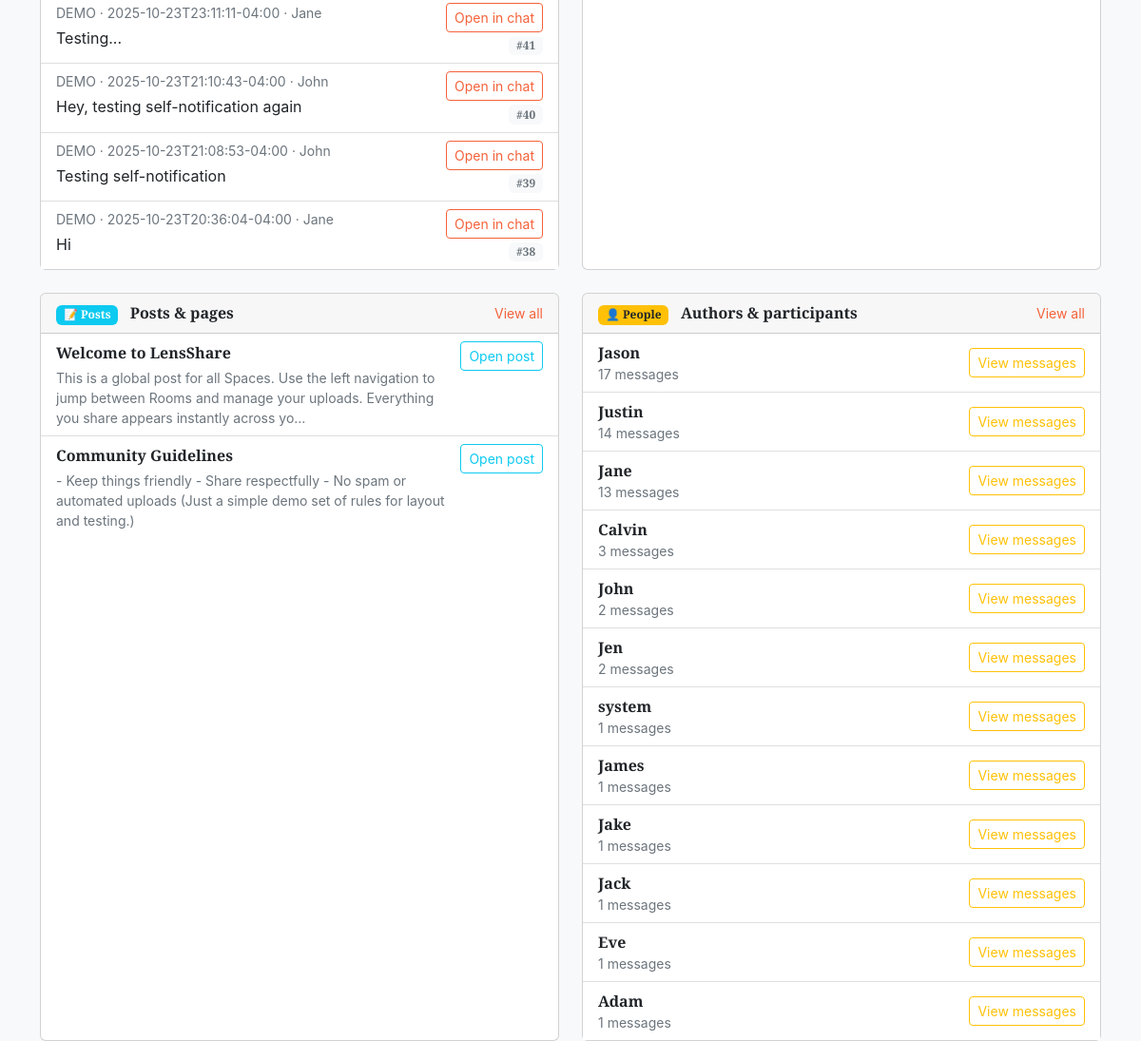
The page /search.php (middle part) on the database as committed earlier.
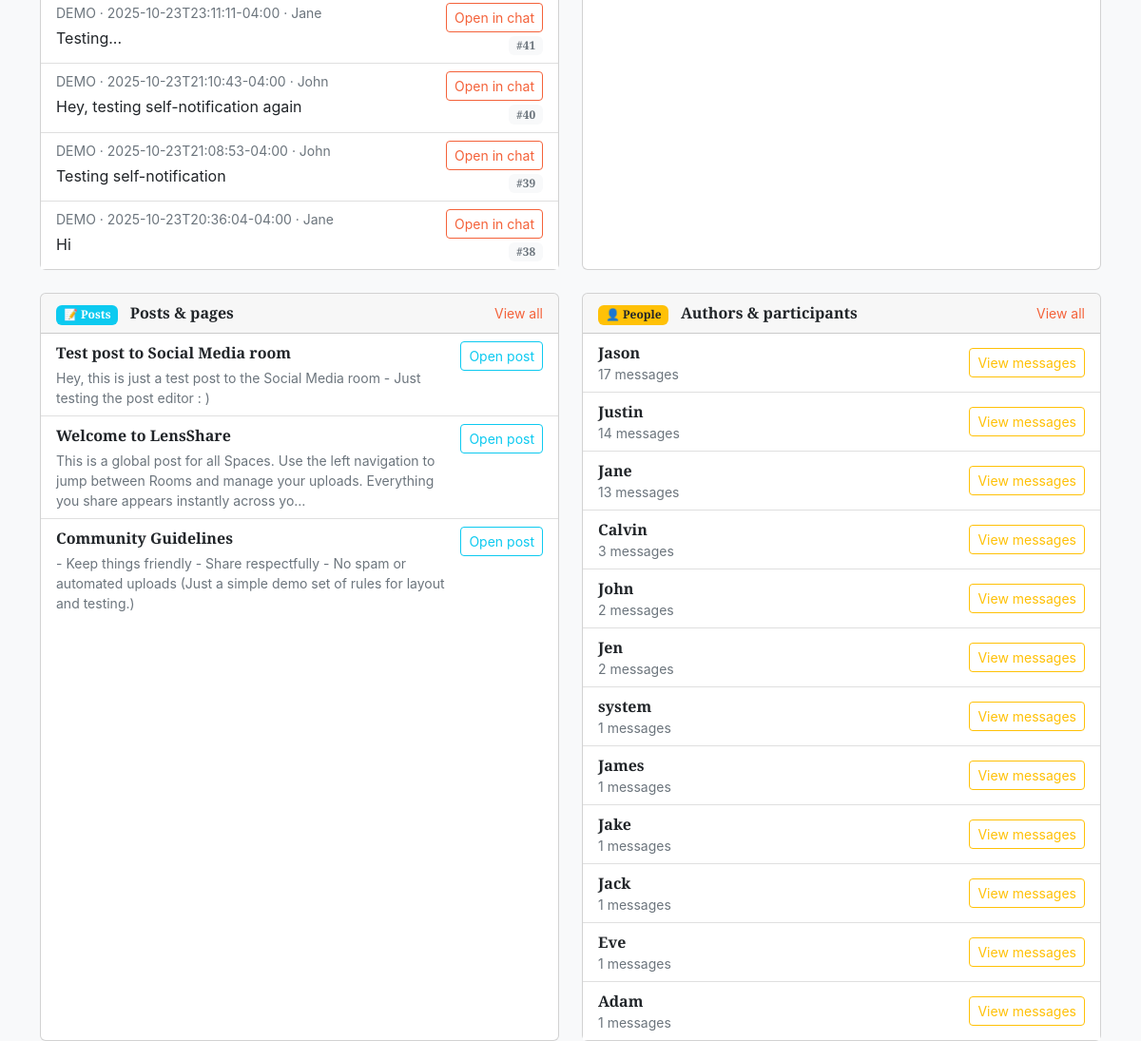
The same page on the database as committed later.
### tables this page shows
CREATE TABLE messages (
       id INTEGER PRIMARY KEY AUTOINCREMENT,
       room_id INTEGER NOT NULL,
       user TEXT NOT NULL,
       body TEXT NOT NULL,
       created_at TEXT NOT NULL, is_deleted INTEGER NOT NULL DEFAULT 0,
       FOREIGN KEY(room_id) REFERENCES rooms(id) ON DELETE CASCADE
     );

CREATE TABLE rooms (
       id INTEGER PRIMARY KEY AUTOINCREMENT,
       slug TEXT UNIQUE NOT NULL,
       name TEXT NOT NULL,
       created_at TEXT NOT NULL
     , is_active INTEGER NOT NULL DEFAULT 1);

CREATE TABLE posts (
       id INTEGER PRIMARY KEY AUTOINCREMENT,
       room_id INTEGER NOT NULL,
       title TEXT NOT NULL,
       body TEXT NOT NULL,
       created_at TEXT NOT NULL, is_archived INTEGER NOT NULL DEFAULT 0,
       FOREIGN KEY(room_id) REFERENCES rooms(id) ON DELETE CASCADE
     );

### search.php (the view, shortened to what the changed rows need)
<?php
$debug = true;
try {
    $db = new PDO('sqlite:' . env_db_path());
    $db->setAttribute(PDO::ATTR_ERRMODE, PDO::ERRMODE_EXCEPTION);
} catch (Throwable $e) {
    $db = null;
}
$q    = trim($_GET['q'] ?? '');
$type = $_GET['type'] ?? 'all';
$limitParam    = $_GET['limit'] ?? '';
$defaultLimit  = 20;
$limitAll      = false;
$limit         = $defaultLimit;
if ($limitParam === '') {
    $limitAll = false;
    $limit    = $defaultLimit;
} elseif ($limitParam === 'all') {
    $limitAll = true;
} else {
    $limitAll = false;
    $limit    = (int)$limitParam;
    if ($limit < 1)   { $limit = 1; }
    if ($limit > 1000){ $limit = 1000; }
}
$limitClause = $limitAll ? '' : (' LIMIT ' . $limit);
$messageResults = [];
$postResults    = [];
$peopleResults  = [];
if ($db) {
    try {
        $like = '%' . $q . '%';
        if ($type === 'all' || $type === 'messages') {
            $sql = "
                SELECT m.id,
                       m.body,
                       m.created_at,
                       m.user,
                       r.slug AS room_slug,
                       r.name AS room_name
                FROM messages m
                JOIN rooms r ON r.id = m.room_id
                WHERE m.body LIKE :q
                   OR m.user LIKE :q
                ORDER BY m.created_at DESC
                $limitClause
            ";
            $stmt = $db->prepare($sql);
            $stmt->execute([':q' => $like]);
            $messageResults = $stmt->fetchAll(PDO::FETCH_ASSOC) ?: [];
        }
        if ($type === 'all' || $type === 'posts') {
            $sql = "
                SELECT p.id,
                       p.title,
                       SUBSTR(p.body, 1, 200) AS snippet,
                       p.room_id,
                       COALESCE(r.slug, 'main') AS room_slug
                FROM posts p
                LEFT JOIN rooms r ON r.id = p.room_id
                WHERE p.title LIKE :q
                   OR p.body LIKE :q
                ORDER BY p.id DESC
                $limitClause
            ";
            $stmt = $db->prepare($sql);
            $stmt->execute([':q' => $like]);
            $postResults = $stmt->fetchAll(PDO::FETCH_ASSOC) ?: [];
        }
        if ($type === 'all' || $type === 'people') {
            $sql = "
                SELECT user,
                       COUNT(*) AS message_count
                FROM messages
                WHERE user LIKE :q
                GROUP BY user
                ORDER BY message_count DESC
                $limitClause
            ";
            $stmt = $db->prepare($sql);
            $stmt->execute([':q' => $like]);
            $peopleResults = $stmt->fetchAll(PDO::FETCH_ASSOC) ?: [];
        }
    } catch (Throwable $e) {
        error_log('Search.php DB error: ' . $e->getMessage());
        if ($debug) {
            echo '<div style="padding:1rem; margin:1rem; border:1px solid red; font-family:monospace;">';
            echo '<strong>Search DB error:</strong><br>';
            echo htmlspecialchars($e->getMessage()) . '<br>';
            echo '<small>File: ' . htmlspecialchars($e->getFile()) . ' line ' . (int)$e->getLine() . '</small>';
            echo '</div>';
        } else {
            echo '<div class="alert alert-warning m-3">Search is temporarily unavailable.</div>';
        }
    }
}
?>
<!DOCTYPE html>
<html lang="en">
<head>
    <link href="https://cdn.jsdelivr.net/npm/bootstrap@5.3.3/dist/css/bootstrap.min.css" rel="stylesheet" />
    <link href="https://cdn.jsdelivr.net/npm/bootstrap-icons@1.5.0/font/bootstrap-icons.css" rel="stylesheet" />
    <link href="css/styles.css" rel="stylesheet" />
    <link href="css/custom.css" rel="stylesheet" />
</head>
<body>
    <main class="bg-light pb-4">
        <div class="container">
            <?php if ($db): ?>
                <?php if ($type === 'all'): ?>
                    <div class="row">
                        <div class="col-md-6 mb-4">
                            <div class="card h-100">
                                <div class="card-body p-0">
                                    <?php if (empty($messageResults)): ?>
                                        <p class="text-muted small m-3">No matching messages.</p>
                                    <?php else: ?>
                                        <div class="list-group list-group-flush">
                                            <?php foreach ($messageResults as $m): ?>
                                            <div class="list-group-item d-flex justify-content-between align-items-start">
                                                <div class="me-3">
                                                    <div class="small text-muted mb-1">
                                                        <?= htmlspecialchars($m['room_name']) ?> ·
                                                        <?= htmlspecialchars($m['created_at']) ?> ·
                                                        <?= htmlspecialchars($m['user']) ?>
                                                    </div>
                                                    <div>
                                                        <?= htmlspecialchars(mb_strimwidth($m['body'], 0, 140, '…')) ?>
                                                    </div>
                                                </div>
                                                <div class="d-flex flex-column align-items-end">
                                                    <a class="btn btn-sm btn-outline-primary mb-1"
                                                       href="room.php?room=<?= urlencode($m['room_slug']) ?>&focus=<?= (int)$m['id'] ?>">
                                                        Open in chat
                                                    </a>
                                                    <span class="badge bg-light text-muted small">
                                                        #<?= (int)$m['id'] ?>
                                                    </span>
                                                </div>
                                            </div>
                                            <?php endforeach; ?>
                                        </div>
                                    <?php endif; ?>
                                </div>
                            </div>
                        </div>
                        <div class="col-md-6 mb-4">
                            <div class="card h-100">
                                <div class="card-body p-0">
                                    <?php if (empty($postResults)): ?>
                                        <p class="text-muted small m-3">No posts match this search.</p>
                                    <?php else: ?>
                                        <div class="list-group list-group-flush">
                                            <?php foreach ($postResults as $p): ?>
                                            <div class="list-group-item d-flex justify-content-between align-items-start">
                                                <div class="me-3">
                                                    <div class="fw-semibold mb-1">
                                                        <?= htmlspecialchars($p['title']) ?>
                                                    </div>
                                                    <div class="small text-muted">
                                                        <?= htmlspecialchars(mb_strimwidth($p['snippet'], 0, 160, '…')) ?>
                                                    </div>
                                                </div>
                                                <a class="btn btn-sm btn-outline-info"
                                                   href="room.php?room=<?= urlencode($p['room_slug']) ?>&view=post&post=<?= (int)$p['id'] ?>">
                                                    Open post
                                                </a>
                                            </div>
                                            <?php endforeach; ?>
                                        </div>
                                    <?php endif; ?>
                                </div>
                            </div>
                        </div>
                        <div class="col-md-6 mb-4">
                            <div class="card h-100">
                                <div class="card-body p-0">
                                    <?php if (empty($peopleResults)): ?>
                                        <p class="text-muted small m-3">No people found.</p>
                                    <?php else: ?>
                                        <div class="list-group list-group-flush">
                                            <?php foreach ($peopleResults as $person): ?>
                                            <div class="list-group-item d-flex justify-content-between align-items-center">
                                                <div>
                                                    <div class="fw-semibold">
                                                        <?= htmlspecialchars($person['user']) ?>
                                                    </div>
                                                    <div class="small text-muted">
                                                        <?= (int)$person['message_count'] ?> messages
                                                    </div>
                                                </div>
                                                <a class="btn btn-sm btn-outline-warning"
                                                   href="search.php?q=<?= urlencode($person['user']) ?>&type=messages">
                                                    View messages
                                                </a>
                                            </div>
                                            <?php endforeach; ?>
                                        </div>
                                    <?php endif; ?>
                                </div>
                            </div>
                        </div>
                    </div>
                <?php endif; ?>
            <?php endif; ?>
        </div>
    </main>
</body>
</html>

Rows that differ between the two databases and show on the page:
added posts: title "Test post to Social Media room", snippet "Hey, this is just a test post to the Social Media room - Just testing the post editor : )"
